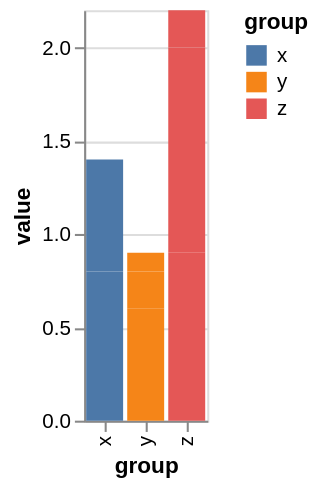

Here is the Vega-Lite specification saved for this chart:
### Vega specification from a JSON file in a GitHub repository (floating-point values rounded to 4 significant figures)
{"$schema": "https://vega.github.io/schema/vega/v5.json", "description": "xOffset without x will be replaced as x", "background": "white", "padding": 5, "height": 200, "style": "cell", "data": [{"name": "source_0", "values": [{"category": "A", "group": "x", "value": 0.1}, {"category": "A", "group": "y", "value": 0.6}, {"category": "A", "group": "z", "value": 0.9}, {"category": "B", "group": "x", "value": 0.7}, {"category": "B", "group": "y", "value": 0.2}, {"category": "B", "group": "z", "value": 1.1}, {"category": "C", "group": "x", "value": 0.6}, {"category": "C", "group": "y", "value": 0.1}, {"category": "C", "group": "z", "value": 0.2}]}, {"name": "data_0", "source": "source_0", "transform": [{"type": "stack", "groupby": ["group"], "field": "value", "sort": {"field": [], "order": []}, "as": ["value_start", "value_end"], "offset": "zero"}, {"type": "filter", "expr": "isValid(datum[\"value\"]) && isFinite(+datum[\"value\"])"}]}], "signals": [{"name": "x_step", "value": 20}, {"name": "width", "update": "bandspace(domain('x').length, 0.1, 0.05) * x_step"}], "marks": [{"name": "marks", "type": "rect", "style": ["bar"], "from": {"data": "data_0"}, "encode": {"update": {"fill": {"scale": "color", "field": "group"}, "ariaRoleDescription": {"value": "bar"}, "description": {"signal": "\"value: \" + (format(datum[\"value\"], \"\")) + \"; group: \" + (isValid(datum[\"group\"]) ? datum[\"group\"] : \"\"+datum[\"group\"])"}, "x": {"scale": "x", "field": "group"}, "width": {"signal": "max(0.25, bandwidth('x'))"}, "y": {"scale": "y", "field": "value_end"}, "y2": {"scale": "y", "field": "value_start"}}}}], "scales": [{"name": "x", "type": "band", "domain": {"data": "data_0", "field": "group", "sort": true}, "range": {"step": {"signal": "x_step"}}, "paddingInner": 0.1, "paddingOuter": 0.05}, {"name": "y", "type": "linear", "domain": {"data": "data_0", "fields": ["value_start", "value_end"]}, "range": [{"signal": "height"}, 0], "nice": true, "zero": true}, {"name": "color", "type": "ordinal", "domain": {"data": "data_0", "field": "group", "sort": true}, "range": "category"}], "axes": [{"scale": "y", "orient": "left", "gridScale": "x", "grid": true, "tickCount": {"signal": "ceil(height/40)"}, "domain": false, "labels": false, "aria": false, "maxExtent": 0, "minExtent": 0, "ticks": false, "zindex": 0}, {"scale": "x", "orient": "bottom", "grid": false, "title": "group", "labelAlign": "right", "labelAngle": 270, "labelBaseline": "middle", "zindex": 0}, {"scale": "y", "orient": "left", "grid": false, "title": "value", "labelOverlap": true, "tickCount": {"signal": "ceil(height/40)"}, "zindex": 0}], "legends": [{"fill": "color", "symbolType": "square", "title": "group"}]}
